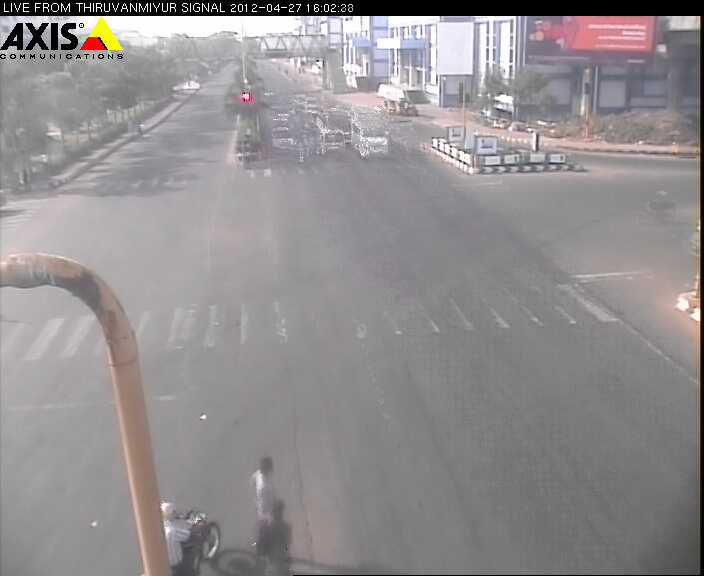
//> input picture bg.jpg, 704 x 576 px
$ ./mog_shadow bg.jpg   (built with g++ and OpenCV 4, older OpenCV classes emulated)
//> lines starting //> are read from the running program, lines starting //| are printed output that depends on the picture; after the words box and inside, x2 and y2 are one past the last pixel; in counts of white or black regions, pixels touching at a corner belong together
#include <opencv2/core/core.hpp>
#include <opencv2/imgproc/imgproc.hpp>
#include <opencv2/highgui/highgui.hpp>
#include <opencv2/video/video.hpp>
#include "opencv2/core/opengl_interop.hpp"
#include <stdio.h>
#include <stdlib.h>
#include <iostream>
using namespace std;
using namespace cv;

bool track=false;
Point current;
Mat duplicate;

const Point** r;
Point* p;
int* PinR;
int input=1;
int pcount=0;					//point count
int rcount=0;					// region count
int i,j,nop;
CvMemStorage* pstorage = cvCreateMemStorage(0);
CvSeq* pseq = cvCreateSeq( CV_SEQ_ELTYPE_POINT, sizeof(CvSeq), sizeof(CvPoint), pstorage);
CvMemStorage* rstorage = cvCreateMemStorage(0);
CvSeq* rseq = cvCreateSeq( 0, sizeof(CvSeq), sizeof(CvPoint*), rstorage);
CvMemStorage* nstorage = cvCreateMemStorage(0);
CvSeq* nseq = cvCreateSeq( CV_32SC1, sizeof(CvSeq), sizeof(int), nstorage);
CvPoint **tempp;
CvPoint *t;

int mdistance=25;
int main(int argc, char** argv)
{
	// Open the video file
	int one=1;
	CvCapture* capture = cvCreateFileCapture( argv[1] );
	if (!capture) {
		printf("cannot open file");
		return 0;
	}
	// current video frame
	Mat frame;
	// foreground binary image
	Mat foreground, foreground_shadows;
	Mat background;
	Mat IBackground=imread("bg.jpg");
//> IBackground is the input picture: 576 rows x 704 cols, CV_8UC3; mean B, G, R 143.8, 142, 146.1
	// The Mixture of Gaussian object
	BackgroundSubtractorMOG2 mog(1000, mdistance, true);
	mog.set("nmixtures", 3);
	//mog.setBackgroundImage(IBackground);
	// for all frames in video
	frame=IBackground;
	Mat mask = Mat(frame.rows,frame.cols,CV_8UC1);
	imshow("Original frame",frame);
	duplicate =frame.clone();
	createTrackbar("M Distance", "Original frame", &mdistance, 100);
	//change_mdistance(mdistance, 0);

	// ---------------------------- Creating Regions to be omitted ---------------------------------///
	FileStorage fs("zones.xml", FileStorage::READ);
	FileNode n, reg, pt;
	n=fs["redZone"];
	rcount=(int)n["NofR"];
	string pname, rname, number;
    stringstream strs;
	for (i = 0; i < rcount; i++)
	{
		strs << i+1;
		number = strs.str();
		rname="region"+number;
		reg=n[rname];
		strs.str( std::string() ); strs.clear();
		pcount=reg["NofP"];
		for (j = 0; j < pcount; j++)
		{
			strs << j+1;
			number = strs.str();
			pname="point"+number;
			pt=reg[pname];
			current.x=pt["X"];
			current.y=pt["Y"];
			strs.str( std::string() ); strs.clear();
			cvSeqPush( pseq, &current );
		}
		p = new Point[pseq->total];
		cvCvtSeqToArray(pseq, p, CV_WHOLE_SEQ);
		cvSeqPush( rseq, &p );
		cvSeqPush( nseq, &pcount );
		p=NULL;
		pcount=0;
		cvClearSeq(pseq);
	}
	fs.release();

	////// ------------------------------------- END --------------------------------------------/////

	// ---------------------------- Reading Calibration data ---------------------------------///
	FileStorage fs1("calibration.xml", FileStorage::READ);
	Mat intrinsic, rvecs, tvecs, distCoeffs;
	fs1["intrinsic"] >> intrinsic;
	fs1["Rotation"] >> rvecs;
	fs1["translation"] >> tvecs;
	fs1["distCoeffs"] >> distCoeffs;
	cout << "intrinsic = "<< endl << " "  << intrinsic << endl << endl;
	cout << "rvecs = "<< endl << " "  << rvecs << endl << endl;
	cout << "tvecs = "<< endl << " "  << tvecs << endl << endl;
	cout << "distortion Coeffs = "<< endl << " "  << distCoeffs << endl << endl;
	fs1.release();
	////// ------------------------------------- END --------------------------------------------/////

	int color;
	bool stop(false);
	bool pause(false);
	r=(const Point**) new Point*[rcount];
	PinR=new int[rcount];
	cvCvtSeqToArray(rseq, r, CV_WHOLE_SEQ);
	cvCvtSeqToArray(nseq, PinR, CV_WHOLE_SEQ);
	vector<vector<Point> > contours,contours1,fcontours;
	Mat masked_frame, masked_foreground, foreground_noshadow,CMFrame, background_gray,final_contour_mask(frame.size(), CV_8UC1);
	Mat all_edges,bg_edges,outer_edges,outer_edges1,outer_edges2,outer_edges3,contour_edges,masked_foreground_gray,inner_edges1(frame.size(), CV_8UC1), inner_edges(frame.size(), CV_16SC1);
	Mat foreground_edges(frame.size(), CV_8UC1);
	Mat contour_mask = Mat::zeros(frame.rows, frame.cols, CV_8UC1);
	Mat noshadow_img_or,noshadow_img_and,hor_img = Mat::zeros(frame.rows, frame.cols, CV_8UC1);
	Mat ver_img = Mat::zeros(frame.rows, frame.cols, CV_8UC1);
	Point start=Point(0,0);
	Point finish=Point(0,0);
	mask=Scalar(128);
	int thresh2_l = 50;
	int thresh2_u = 200;
	int thresh=18;
	int scale=16;
	//imshow("inner edges", inner_edges);
	createTrackbar("outer_edges lower","inner edges", &thresh, 100);
	createTrackbar("outer_edges upper","inner edges", &scale, 40);
    if(pcount>0 || rcount>0) {
		//fillPoly(mask, r, PinR, rcount, Scalar( 0, 0, 0 ), 8, 0);
		//fillPoly(mask, r, PinR, rcount, Scalar(0), 8, 0);
	}
	vector<Vec4i> hierarchy;
	////-------------------------------- Displaying the extracted Foreground ----------------------------------------------//////////
	while (!stop) {
		// read next frame if any
		if (!cvQueryFrame( capture ))
			break;
		if(pause) {
			waitKey(0);
			pause=false;
		}
		// update the background
		// and return the foreground
		frame.copyTo(masked_frame,mask);
		mog.set("varThreshold",mdistance);
		mog(masked_frame,foreground_shadows,0.01);
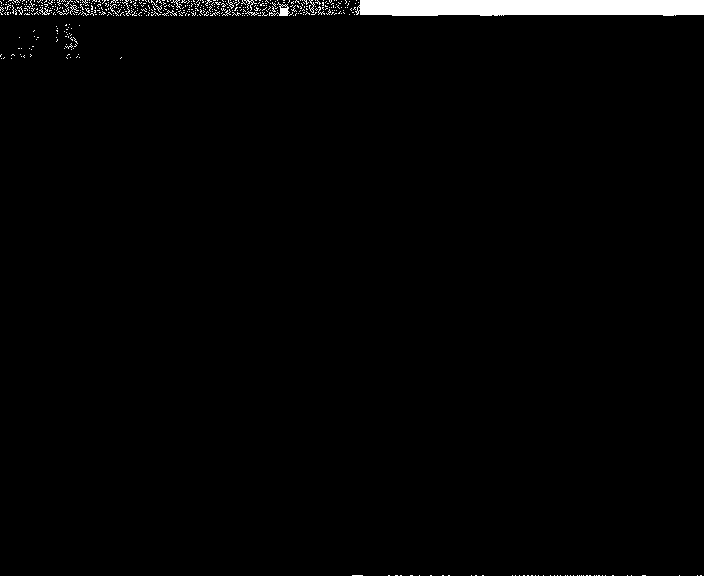
//> foreground_shadows: 576 rows x 704 cols, CV_8UC1; values 127 (black) and 255 (white), 1.7% white; 509 white regions (496 under 20 px), largest, box (x1, y1, x2, y2) and area: (355, 0, 704, 16) 5254, (269, 2, 290, 16) 107, (244, 0, 257, 11) 36
		mog.getBackgroundImage(background);
		//imshow("Current background",background);
		//imshow("Extracted Foreground with shadows",foreground_shadows);
		threshold(foreground_shadows,foreground,126,255,THRESH_BINARY);
//> foreground: 576 rows x 704 cols, CV_8UC1; every value is 255
		threshold(foreground_shadows,foreground_noshadow,127,255,THRESH_BINARY);				// Removing the Shadows
		Canny( foreground, outer_edges1, thresh2_l, thresh2_u, 5 );
//> outer_edges1: 576 rows x 704 cols, CV_8UC1; every value is 0
		Mat element = getStructuringElement(MORPH_RECT, Size(3,3), Point(2,2));
		//erode(foreground, foreground, element, Point(-1,-1), 1);
		morphologyEx(foreground,foreground,MORPH_CLOSE,getStructuringElement(MORPH_RECT,Size(5,5)));
		masked_frame.copyTo(masked_foreground,foreground);
		cvtColor(masked_foreground, masked_foreground_gray, CV_BGR2GRAY);
		cvtColor(background, background_gray, CV_BGR2GRAY);
		Sobel( masked_foreground_gray, all_edges, -1,1,1,3,scale/10.0 );
		threshold(all_edges,all_edges,thresh,255,3);
		Sobel( background_gray, bg_edges, -1,1,1,3,1.5 );
		threshold(all_edges,all_edges,0,255,THRESH_BINARY);
		Canny( foreground, outer_edges2, thresh2_l, thresh2_u, 5 );
		Sobel( foreground, outer_edges3, -1,1,1,3 );
		threshold(outer_edges2,outer_edges2,0,255,THRESH_BINARY);
		addWeighted(outer_edges1,1,outer_edges2,1,0,outer_edges);
		addWeighted(all_edges,1,bg_edges,-1,0,all_edges);
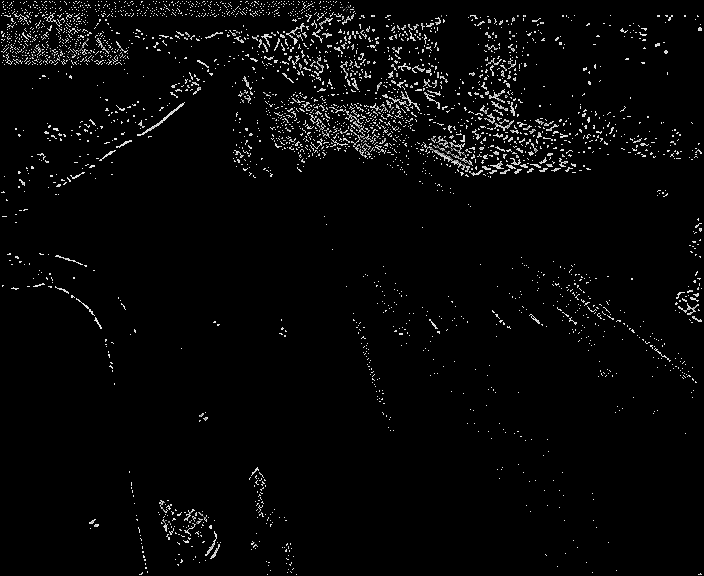
//> all_edges: 576 rows x 704 cols, CV_8UC1; min 0, max 237, mean 7.2
		addWeighted(all_edges,1,outer_edges3,-1,0,inner_edges);
		addWeighted(inner_edges,1,outer_edges,-1,0,inner_edges);
		//imshow("inner edges1",inner_edges);
		//threshold(inner_edges,inner_edges,0,255,THRESH_BINARY);
		cv::findContours( outer_edges, contours, CV_RETR_EXTERNAL, CV_CHAIN_APPROX_SIMPLE );
//> contours = 0 contours
		for (size_t idx = 0; idx < contours.size(); idx++) {
			if(contours[idx].size()>200) {
				//color=idx%contours.size();
				cv::drawContours(masked_frame, contours, idx, Scalar(0,0,255), CV_FILLED);
				cv::drawContours(contour_mask, contours, idx, Scalar(255), CV_FILLED);
			// 	approxPolyDP(Mat(contours[idx]), contours_poly[idx], 3, true);
			// 	boundRect[idx]=boundingRect(Mat(contours_poly[idx]));
			// 	rectangle(masked_frame,boundRect[idx].tl(),boundRect[idx].br(),Scalar(0,0,255),2,8,0);
			}
    	}
//> this loop made 0 passes
    	addWeighted(contour_mask,1,foreground,1,0,contour_mask);
    	Canny(contour_mask,contour_edges,thresh2_l, thresh2_u, 5);
    	findContours( contour_edges, contours1, CV_RETR_EXTERNAL, CV_CHAIN_APPROX_SIMPLE );
//> contours1 = 0 contours
    	for (size_t idx = 0; idx < contours1.size(); idx++) {
			if(contours1[idx].size()>200) {
				//color=idx%contours.size();
				cv::drawContours(final_contour_mask, contours1, idx, Scalar(255), -1);
			}
    	}
    	for(i=0;i<hor_img.rows;i++) {
    		for(j=0;j<hor_img.cols;j++) {
    			while(foreground.at<uchar>(i,j)!=0) {
    				if(inner_edges.at<uchar>(i,j)!=0 && start==Point(0,0)) {
    					start=Point(j,i);
    					finish=Point(j,i);
    				}
    				j++;
    				if(inner_edges.at<uchar>(i,j)!=0) {
    					finish=Point(j,i);
    				}
    			}
    			if(start!=Point(0,0) && finish!=Point(0,0)) {
    				line(hor_img, start, finish, Scalar(255), 1);
    				start=Point(0,0);
    				finish=Point(0,0);
    			}
    		}
    	}
//> this loop made 576 passes
//> j on passes 1 to 3: 405505, 404801, 404097
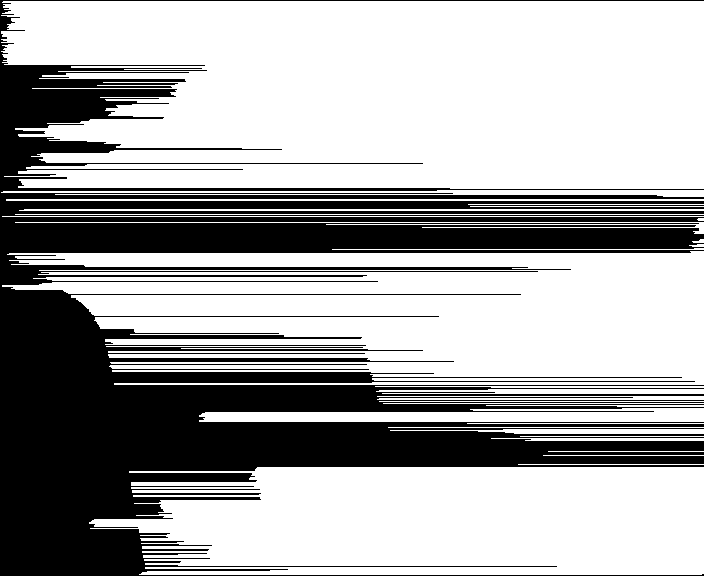
//> hor_img: 576 rows x 704 cols, CV_8UC1; 66.5% white; 1 black region, box (x1, y1, x2, y2) and area: (0, 0, 704, 576) 135923
//> after the loop, j = 705
    	for(j=0;j<ver_img.cols;j++) {
    		for(i=0;i<ver_img.rows;i++) {
    			while(foreground.at<uchar>(i,j)!=0) {
    				if(inner_edges.at<uchar>(i,j)!=0 && start==Point(0,0)) {
    					start=Point(j,i);
    					finish=Point(j,i);
    				}
    				i++;
    				if(inner_edges.at<uchar>(i,j)!=0) {
    					finish=Point(j,i);
    				}
    			}
    			if(start!=Point(0,0) && finish!=Point(0,0)) {
    				line(ver_img, start, finish, Scalar(255), 1);
    				start=Point(0,0);
    				finish=Point(0,0);
    			}
    		}
    	}
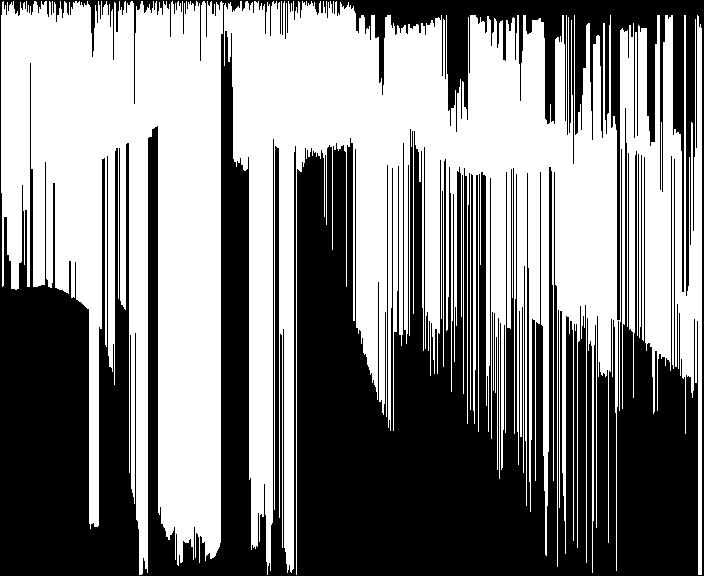
//> ver_img: 576 rows x 704 cols, CV_8UC1; 51.7% white; 1 black region, box (x1, y1, x2, y2) and area: (0, 0, 704, 576) 195657
//> after the loop, i = 577
    	bitwise_and(hor_img, ver_img, noshadow_img_and);
//> noshadow_img_and: 576 rows x 704 cols, CV_8UC1; 37.1% white; 1810 white regions (1412 under 20 px), largest, box (x1, y1, x2, y2) and area: (224, 1, 617, 189) 52153, (31, 1, 224, 148) 13211, (1, 1, 134, 65) 7150
    	morphologyEx(noshadow_img_and,noshadow_img_and,MORPH_CLOSE,getStructuringElement(MORPH_RECT,Size(5,5)));
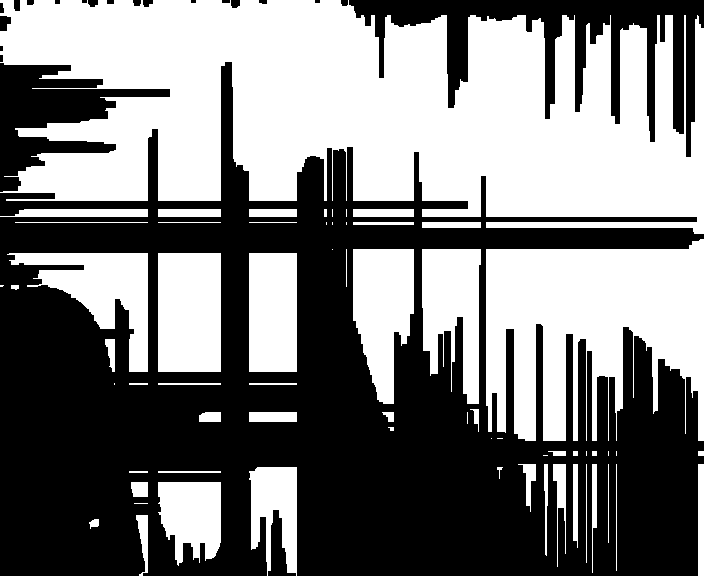
//> noshadow_img_and: 576 rows x 704 cols, CV_8UC1; 48.4% white; 65 white regions (17 under 20 px), largest, box (x1, y1, x2, y2) and area: (0, 0, 704, 234) 115915, (486, 239, 704, 441) 30652, (158, 253, 221, 372) 7497
    	addWeighted(noshadow_img_and,1,foreground_noshadow,1,0,foreground_noshadow);
//> foreground_noshadow: 576 rows x 704 cols, CV_8UC1; 49.8% white; 136 white regions (88 under 20 px), largest, box (x1, y1, x2, y2) and area: (0, 0, 704, 234) 121281, (486, 239, 704, 441) 30652, (158, 253, 221, 372) 7497
    	Canny(foreground_noshadow, foreground_edges, 50, 150, 5);
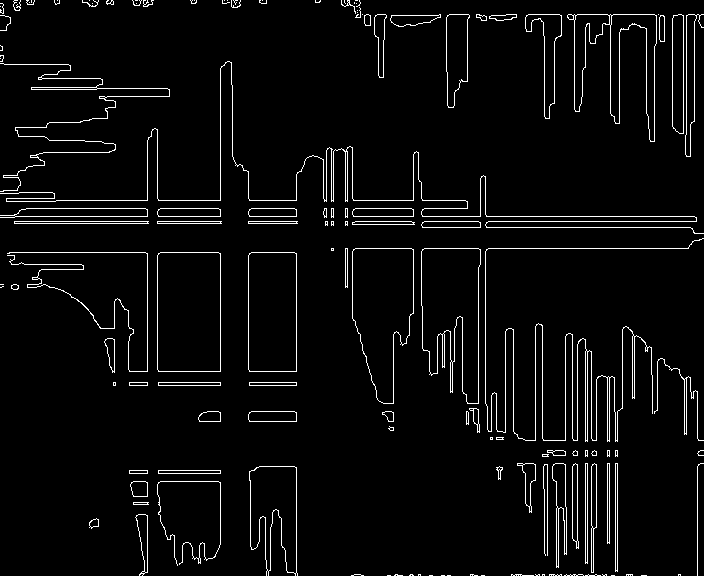
//> foreground_edges: 576 rows x 704 cols, CV_8UC1; 4.2% white in thin lines or dots
    	findContours(foreground_edges, fcontours, CV_RETR_EXTERNAL, CV_CHAIN_APPROX_SIMPLE );
//> fcontours = 141 contours, 83 with area under 20; largest, box (x1, y1, x2, y2) and area: (157, 252, 221, 372) 7490, (352, 248, 414, 404) 6830, (421, 248, 481, 404) 6488, (248, 252, 297, 372) 5705, (567, 14, 657, 142) 3678
    	std::vector<Rect> boundRect(fcontours.size());
		vector<vector<Point> > contours_poly(fcontours.size());
//> contours_poly = 141 empty contours
    	//printf("I am here\n");
		for (size_t idx = 0; idx < fcontours.size(); idx++) {
			if(fcontours[idx].size()>200) {
				//color=idx%contours.size();
				cv::drawContours(frame, fcontours, idx, Scalar(0,0,255), CV_FILLED);
				approxPolyDP(Mat(fcontours[idx]), contours_poly[idx], 3, true);
				boundRect[idx]=boundingRect(Mat(contours_poly[idx]));
				rectangle(frame,boundRect[idx].tl(),boundRect[idx].br(),Scalar(0,0,255),2,8,0);
			}
    	}
//> this loop made 141 passes
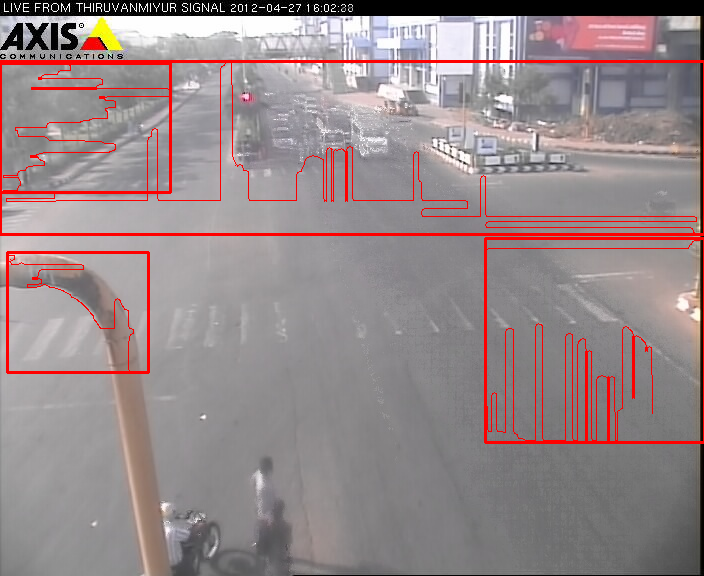
//> frame: 576 rows x 704 cols, CV_8UC3; mean B, G, R 138.2, 136.5, 150.2
		masked_frame.copyTo(CMFrame, contour_mask);
		// imshow("Contours", contour_mask);
		// imshow("Final Contours", final_contour_mask);
 		imshow("all edges", all_edges);
 		imshow("outer edges", outer_edges3);
 		imshow("inner edges", inner_edges);
		imshow("Extracted Foreground",foreground);
		imshow("Original frame",masked_frame);
		//imshow("Masked Foreground", masked_foreground);
		imshow("no shadow and", noshadow_img_and);
		imshow("final foreground", foreground_noshadow);
		imshow("horizontal", hor_img);
		imshow("vertical", ver_img);
		imshow("Foreground edges", frame);
		masked_foreground=Scalar(0);
		CMFrame=Scalar(0);
		contour_mask=Scalar(0);
		final_contour_mask=Scalar(0);
		hor_img=Scalar(0);
		ver_img=Scalar(0);
		frame = cvQueryFrame( capture );
		// press key to stop
		if(waitKey(10)==1048608)					// Space bar
//> the Esc key is pressed
			pause= true;
		else if(waitKey(10)==1048603){				// Escape key (hold the key)
//> the Esc key is pressed
			stop=true;
		}
	}
	cvDestroyAllWindows();
	cvReleaseCapture(&capture);
	cvReleaseMemStorage( &pstorage );
	cvReleaseMemStorage( &rstorage );
	cvReleaseMemStorage( &nstorage );
	imwrite("bg.jpg", background);
	///////// ----------------------------------------------------END-----------------------------------------//////////////////////
}

$ run again, with 1.jpg copied over bg.jpg
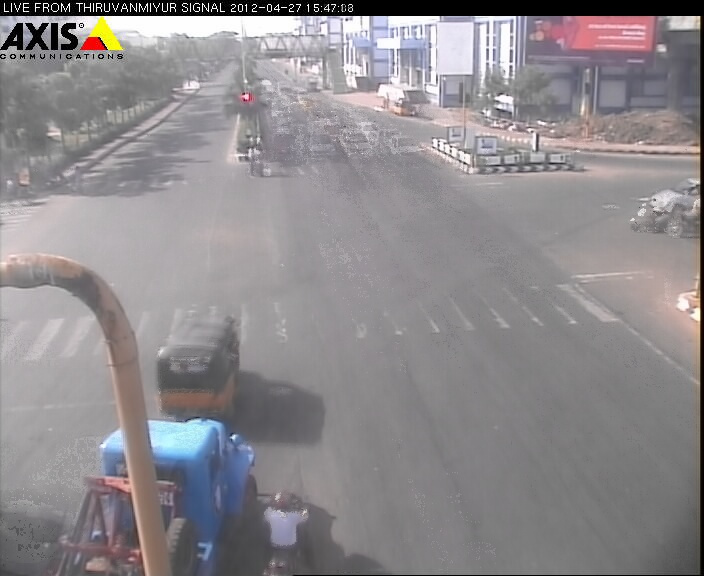
//> input picture 1.jpg, 704 x 576 px
//> IBackground is the input picture: 576 rows x 704 cols, CV_8UC3; mean B, G, R 140.7, 137.7, 141.7
//> foreground_shadows: 576 rows x 704 cols, CV_8UC1; values 127 (black) and 255 (white), 1.7% white; 484 white regions (472 under 20 px), largest, box (x1, y1, x2, y2) and area: (358, 0, 704, 16) 5227, (268, 2, 290, 16) 106, (31, 7, 50, 15) 47
//> foreground: 576 rows x 704 cols, CV_8UC1; every value is 255
//> outer_edges1: 576 rows x 704 cols, CV_8UC1; every value is 0
//> contours = 0 contours
//> the loop `for(i=0;i<hor_img.rows;i++)` made 576 passes
//> j on passes 1 to 3: 405505, 404801, 404097
//> after the loop `for(i=0;i<hor_img.rows;i++)`:
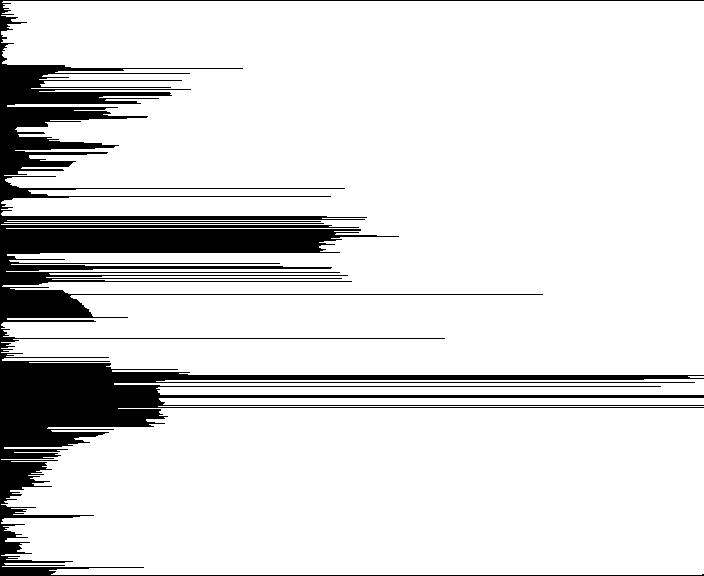
//> hor_img: 576 rows x 704 cols, CV_8UC1; 87.3% white; 1 black region, box (x1, y1, x2, y2) and area: (0, 0, 704, 576) 51443
//> after the loop `for(i=0;i<hor_img.rows;i++)`: j = 705
//> after the loop `for(j=0;j<ver_img.cols;j++)`: i = 577
//> foreground_edges: 576 rows x 704 cols, CV_8UC1; 2.6% white in thin lines or dots
//> fcontours = 98 contours, 79 with area under 20; largest, box (x1, y1, x2, y2) and area: (407, 379, 498, 576) 14086, (575, 14, 657, 114) 2548, (446, 14, 470, 107) 1431, (525, 14, 562, 119) 1188, (390, 379, 401, 456) 634
//> contours_poly = 98 empty contours
//> the loop `for (size_t idx = 0; idx < fcontours.size(); idx++)` made 98 passes
//> after the loop `for (size_t idx = 0; idx < fcontours.size(); idx++)`:
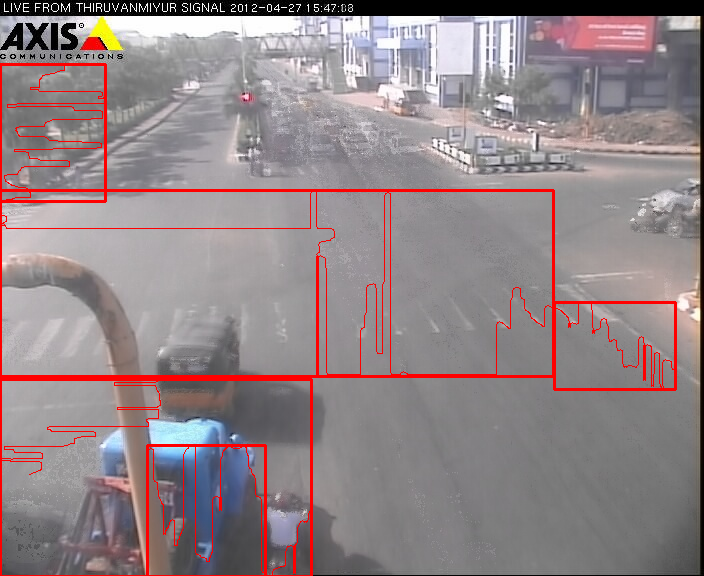
//> frame: 576 rows x 704 cols, CV_8UC3; mean B, G, R 135.7, 132.9, 145.9
